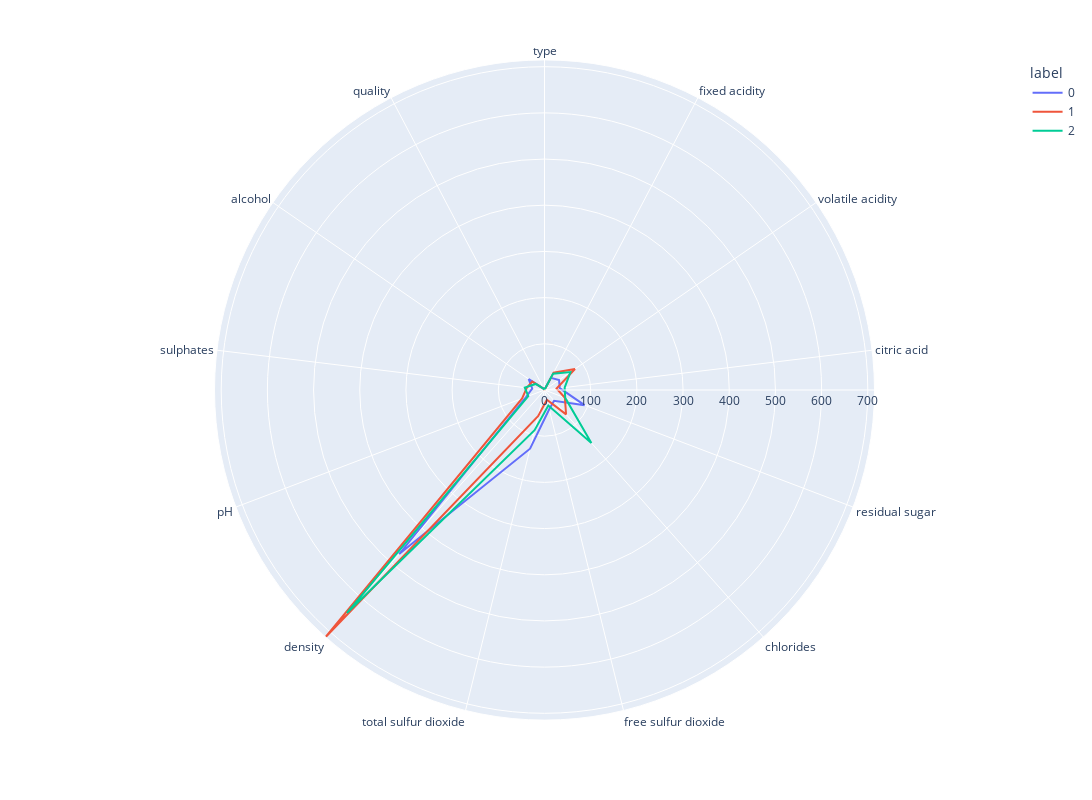

The notebook cell this image was saved under:
### Code cell
# Visualising the clusters in with infinite features

import plotly.express as px

a = io.open('wine-quality-white-and-red.csv', encoding='latin-1')
df = pd.read_csv(a)
#df = df.take([10*i for i in range(649)], axis = 0)
df = df.apply(LabelEncoder().fit_transform)

kmeans = KMeans(
        n_clusters=3, init="k-means++",
        n_init=10,
        tol=1e-04, random_state=42
    )
kmeans.fit(X)

df['label']=kmeans.labels_
polar=df.groupby("label").mean().reset_index()
polar=pd.melt(polar,id_vars=["label"])
fig4 = px.line_polar(polar, r="value", theta="variable", color="label", line_close=True,height=800,width=1400)
fig4.show()

### Figure 1 — Plotly figure (JSON) as saved in the notebook; plotly's stock layout.template omitted (floating-point values rounded to 4 significant figures)
{"data": [{"hovertemplate": "label=0<br>value=%{r}<br>variable=%{theta}<extra></extra>", "legendgroup": "0", "line": {"color": "#636efa", "dash": "solid"}, "marker": {"symbol": "circle"}, "mode": "lines", "name": "0", "r": [0.9613, 29.82, 38.29, 33.21, 92.69, 31.13, 42.87, 130.8, 474.5, 42.82, 26.73, 41.57, 2.917, 0.9613], "showlegend": true, "subplot": "polar", "theta": ["type", "fixed acidity", "volatile acidity", "citric acid", "residual sugar", "chlorides", "free sulfur dioxide", "total sulfur dioxide", "density", "pH", "sulphates", "alcohol", "quality", "type"], "type": "scatterpolar"}, {"hovertemplate": "label=1<br>value=%{r}<br>variable=%{theta}<extra></extra>", "legendgroup": "1", "line": {"color": "#EF553B", "dash": "solid"}, "marker": {"symbol": "circle"}, "mode": "lines", "name": "1", "r": [0.1574, 42.43, 80.17, 26.27, 47.14, 70.47, 21.69, 58.25, 714.5, 51.81, 38.66, 32.17, 2.567, 0.1574], "showlegend": true, "subplot": "polar", "theta": ["type", "fixed acidity", "volatile acidity", "citric acid", "residual sugar", "chlorides", "free sulfur dioxide", "total sulfur dioxide", "density", "pH", "sulphates", "alcohol", "quality", "type"], "type": "scatterpolar"}, {"hovertemplate": "label=2<br>value=%{r}<br>variable=%{theta}<extra></extra>", "legendgroup": "2", "line": {"color": "#00cc96", "dash": "solid"}, "marker": {"symbol": "circle"}, "mode": "lines", "name": "2", "r": [0.4775, 40.01, 68.21, 43.94, 47.99, 153.0, 34.67, 89.71, 645.1, 37.5, 42.94, 23.07, 2.41, 0.4775], "showlegend": true, "subplot": "polar", "theta": ["type", "fixed acidity", "volatile acidity", "citric acid", "residual sugar", "chlorides", "free sulfur dioxide", "total sulfur dioxide", "density", "pH", "sulphates", "alcohol", "quality", "type"], "type": "scatterpolar"}], "layout": {"height": 800, "legend": {"title": {"text": "label"}, "tracegroupgap": 0}, "margin": {"t": 60}, "polar": {"angularaxis": {"direction": "clockwise", "rotation": 90}, "domain": {"x": [0, 1], "y": [0, 1]}}, "width": 1400}}
